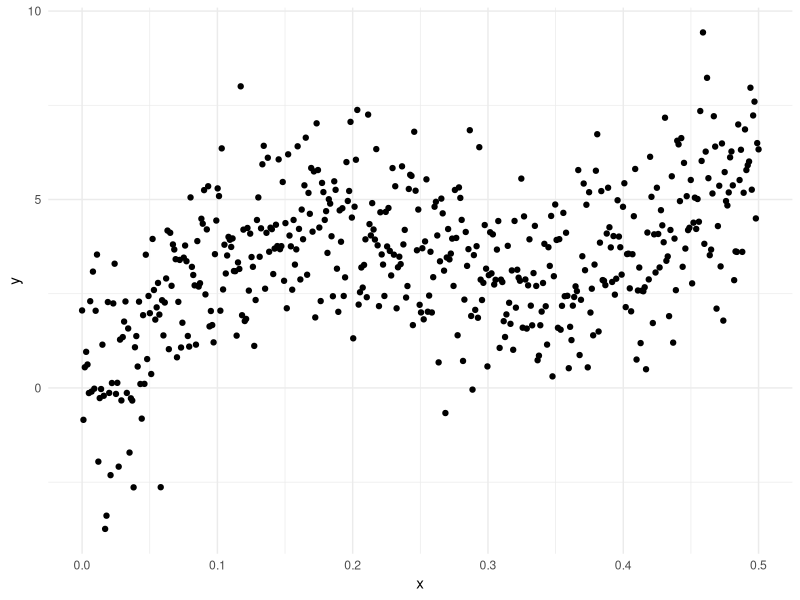
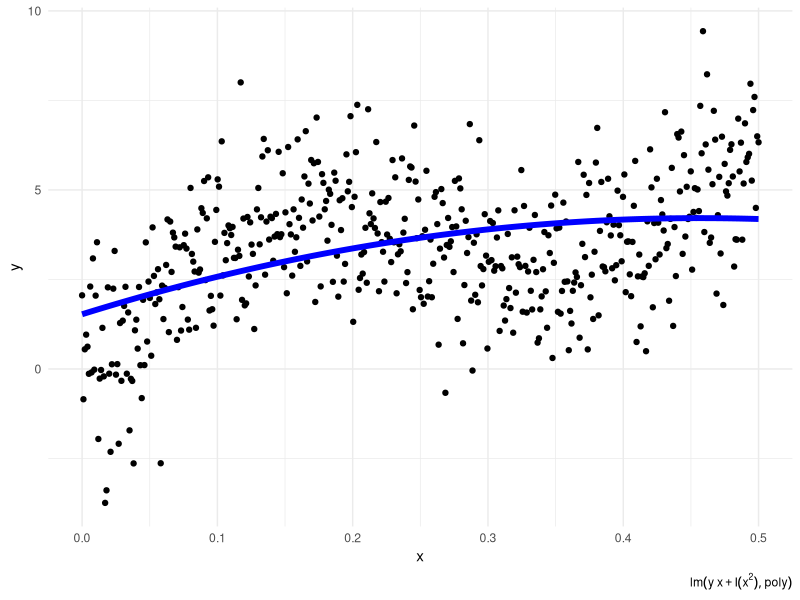
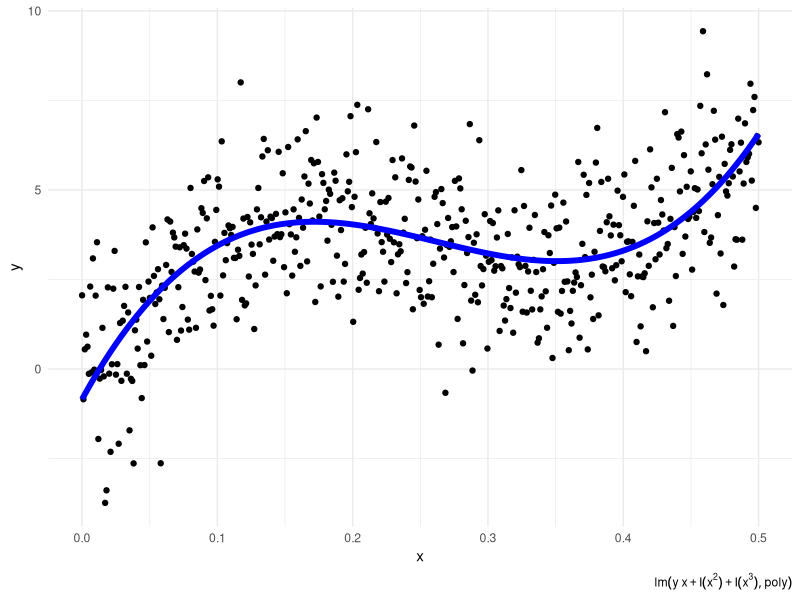
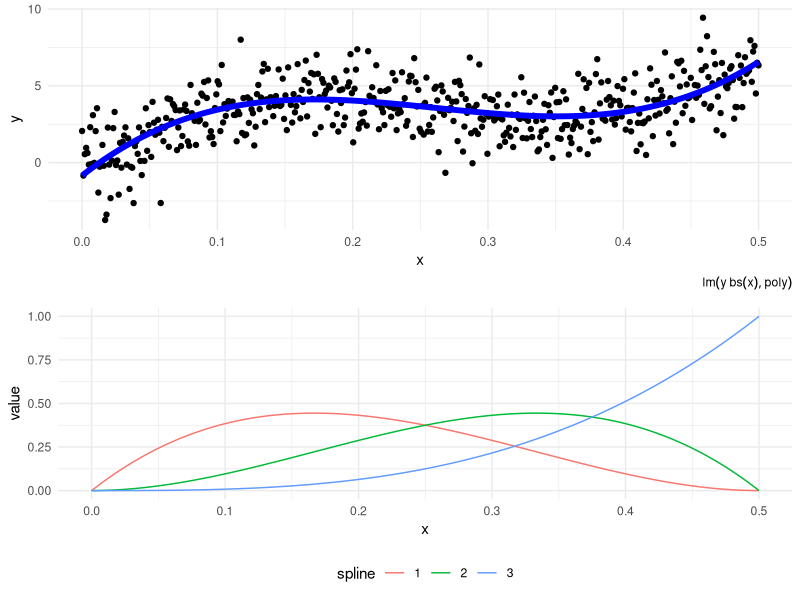
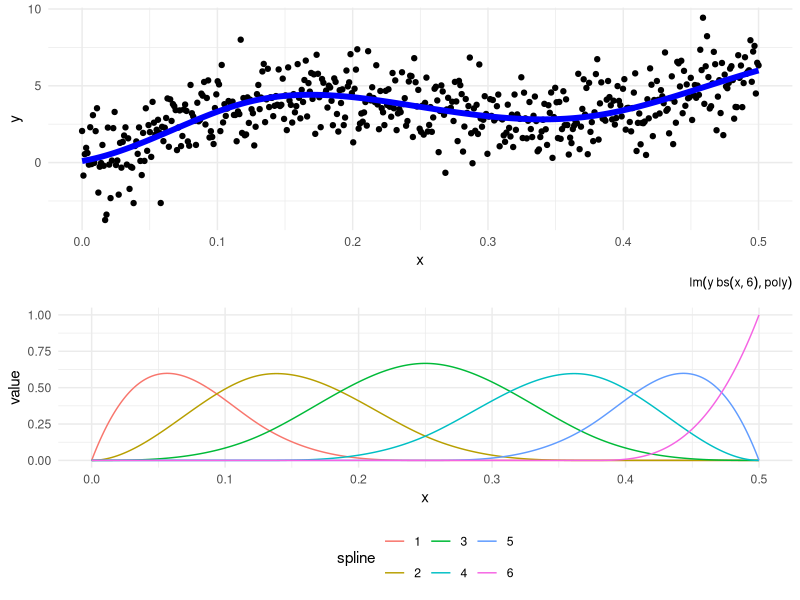
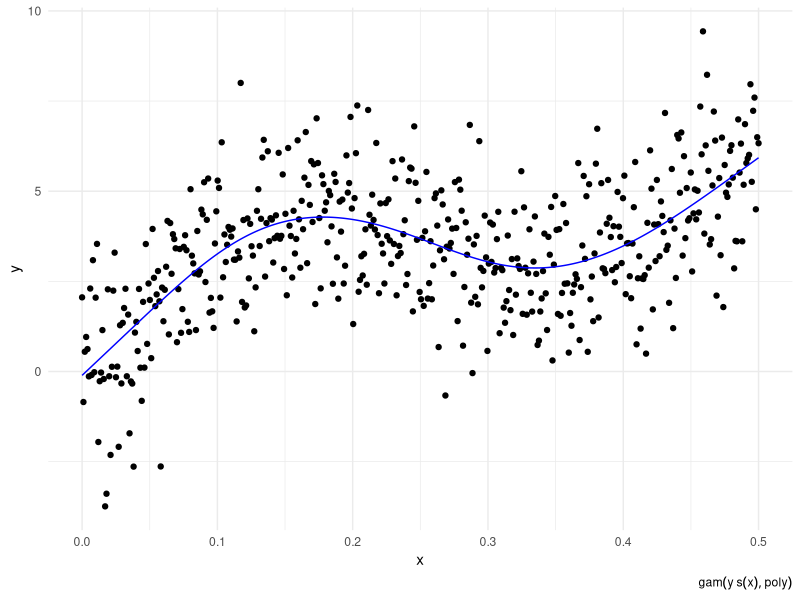

Source code (R) for these figures, in order:
## ---- chunk 1
knitr::opts_chunk$set(echo = TRUE, message = FALSE, fig.width = 9, fig.height = 5)
## ---- chunk 2
library(tidyverse)
library(splines)
library(mgcv)

theme_set(theme_minimal()+theme(legend.position = "bottom"))
## ---- chunk 3
set.seed(42)
poly <- tibble(x = seq(0, 0.5, length.out = 500),
               y = 0.2*x^9*(10*(1-x))^6+10*(10*x)^2*(1-x)^10+rnorm(500, sd = 1.5))

poly %>% 
  ggplot(aes(x, y))+
  geom_point()
## ---- chunk 4
poly_fit1 <- lm(y ~ poly(x, 2, raw = TRUE), data = poly)
poly_fit2 <- lm(y ~ x+I(x^2), data = poly)

summary(poly_fit1)
summary(poly_fit2)

poly_fit2_values <- tibble(x = poly$x,
                           fit = poly_fit2$fitted.values)

poly %>% 
  ggplot(aes(x, y))+
  geom_point()+
  geom_line(data = poly_fit2_values, aes(x = x, y = fit), color = "blue", size = 2)+
  labs(caption = poly_fit2$call)

poly_fit3 <- lm(y ~ x+I(x^2)+I(x^3), data = poly)

poly_fit3_values <- tibble(x = poly$x,
                           fit = poly_fit3$fitted.values)

summary(poly_fit3)

poly %>% 
  ggplot(aes(x, y))+
  geom_point()+
  geom_line(data = poly_fit3_values, aes(x = x, y = fit), color = "blue", size = 2)+
  labs(caption = poly_fit3$call)
## ---- chunk 5
library(splines)
poly_fit3 <- lm(y ~ bs(x), data = poly)
summary(poly_fit3)

poly_fit3_values <- tibble(x = poly$x,
                           fit = poly_fit3$fitted.values)
poly %>% 
  ggplot(aes(x, y))+
  geom_point()+
  geom_line(data = poly_fit3_values, aes(x = x, y = fit), color = "blue", size = 2)+
  labs(caption = poly_fit3$call) ->
  p1

as_tibble(cbind(bs(poly$x), x = poly$x)) %>% 
  gather(spline, value, -x) %>% 
  ggplot(aes(x, value, color = spline))+
  geom_line() ->
  s1

gridExtra::grid.arrange(p1, s1)

poly_fit4 <- lm(y ~ bs(x, df = 6), data = poly)
summary(poly_fit4)

poly_fit4_values <- tibble(x = poly$x,
                           fit = poly_fit4$fitted.values)
poly %>% 
  ggplot(aes(x, y))+
  geom_point()+
  geom_line(data = poly_fit4_values, aes(x = x, y = fit), color = "blue", size = 2)+
  labs(caption = poly_fit4$call) ->
  p2

as_tibble(cbind(bs(poly$x, df=6), x = poly$x)) %>% 
  gather(spline, value, -x) %>% 
  ggplot(aes(x, value, color = spline))+
  geom_line() ->
  s2

gridExtra::grid.arrange(p2, s2)
## ---- chunk 6
library(mgcv)
poly_fit4 <- gam(y ~ s(x), data = poly)
summary(poly_fit4)

fitted <- tibble(x = poly$x,
                 fit = poly_fit4$fitted.values)

poly %>% 
  ggplot(aes(x, y))+
  geom_point()+
  geom_line(data = fitted, aes(x = x, y = fit), color = "blue")+
  labs(caption = poly_fit4$call)
